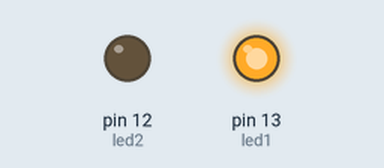
Simulated run of this sketch. Board: Arduino Uno, built with avr-gcc and run on an emulated ATmega328P. Parts: output pins drawn as LEDs (lit = HIGH).

Above: at 1.0 s.
At 5.5 s:
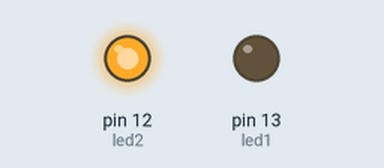
Timing chart, 0 to 6.9 s (numbered marks = the images above):
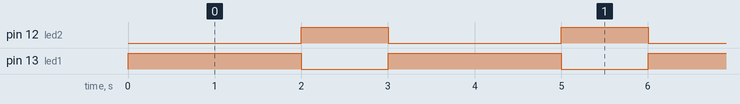

Measured:
- by itself, pin 12 (led2): alternates HIGH for 1.0 s and LOW for 2.0 s
- by itself, pin 13 (led1): alternates HIGH for 2.0 s and LOW for 1.0 s

The sketch:

led_blink.ino
```cpp
#define led1 13
#define led2 12
void setup() {
  // put your setup code here, to run once:
 pinMode(led1, OUTPUT);
 pinMode(led2, OUTPUT);
}

void loop() {
  // put your main code here, to run repeatedly:

digitalWrite(led1, HIGH);
digitalWrite(led2, LOW);
delay(2000);
digitalWrite(led1, LOW);
digitalWrite(led2, HIGH);
delay(1000);
}
```
